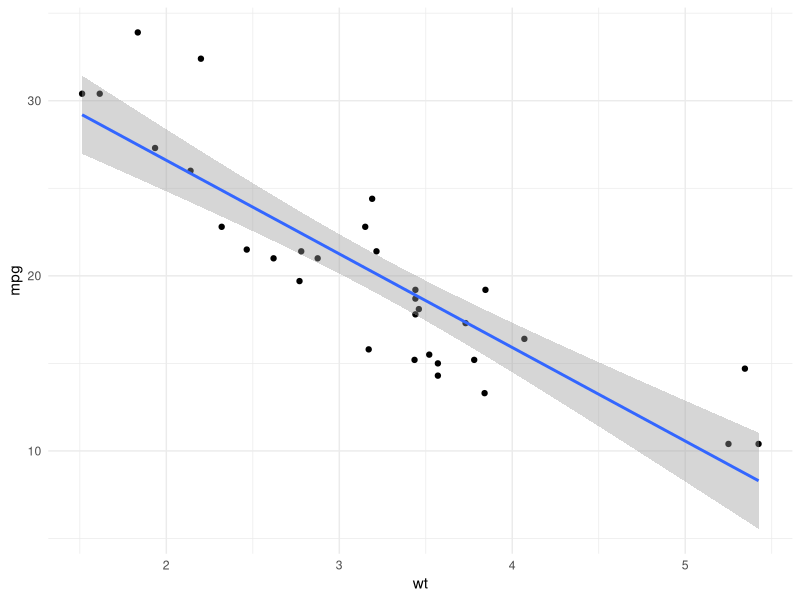
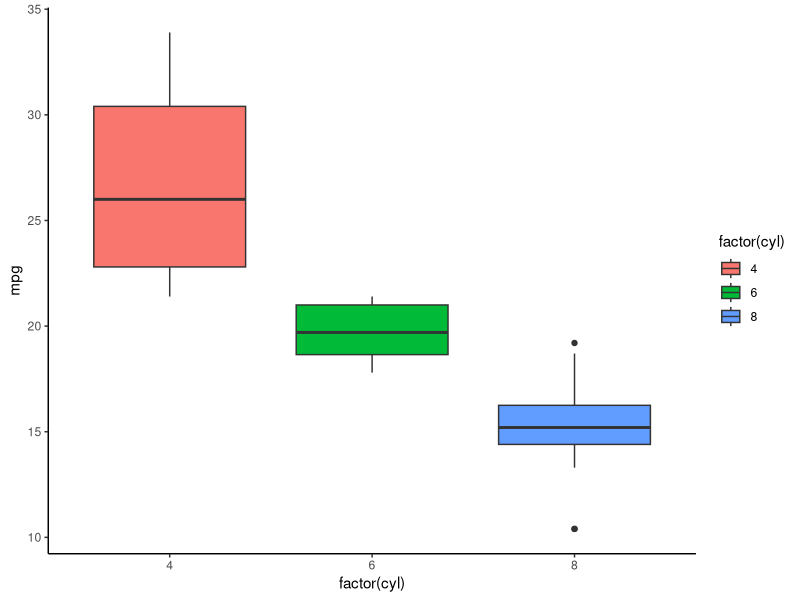

The R script that drew these images, in order:
## ---- chunk 1
library(ggplot2)
ggplot(mtcars, aes(x = wt, y = mpg)) +
  geom_point() +
  geom_smooth(method = "lm") +
  theme_minimal()
## ---- chunk 2
#| echo: true
#| warning: false
#| message: false
#| fig-width: 6
#| fig-height: 4

ggplot(mtcars, aes(x = factor(cyl), y = mpg, fill = factor(cyl))) +
  geom_boxplot() +
  theme_classic()
## ---- chunk 3
library(knitr)
library(kableExtra)

mtcars[1:10, 1:5] %>%
  kable("html", caption = "Sample of mtcars dataset") %>%
  kable_styling(bootstrap_options = c("striped", "hover", "condensed"), full_width = FALSE)
